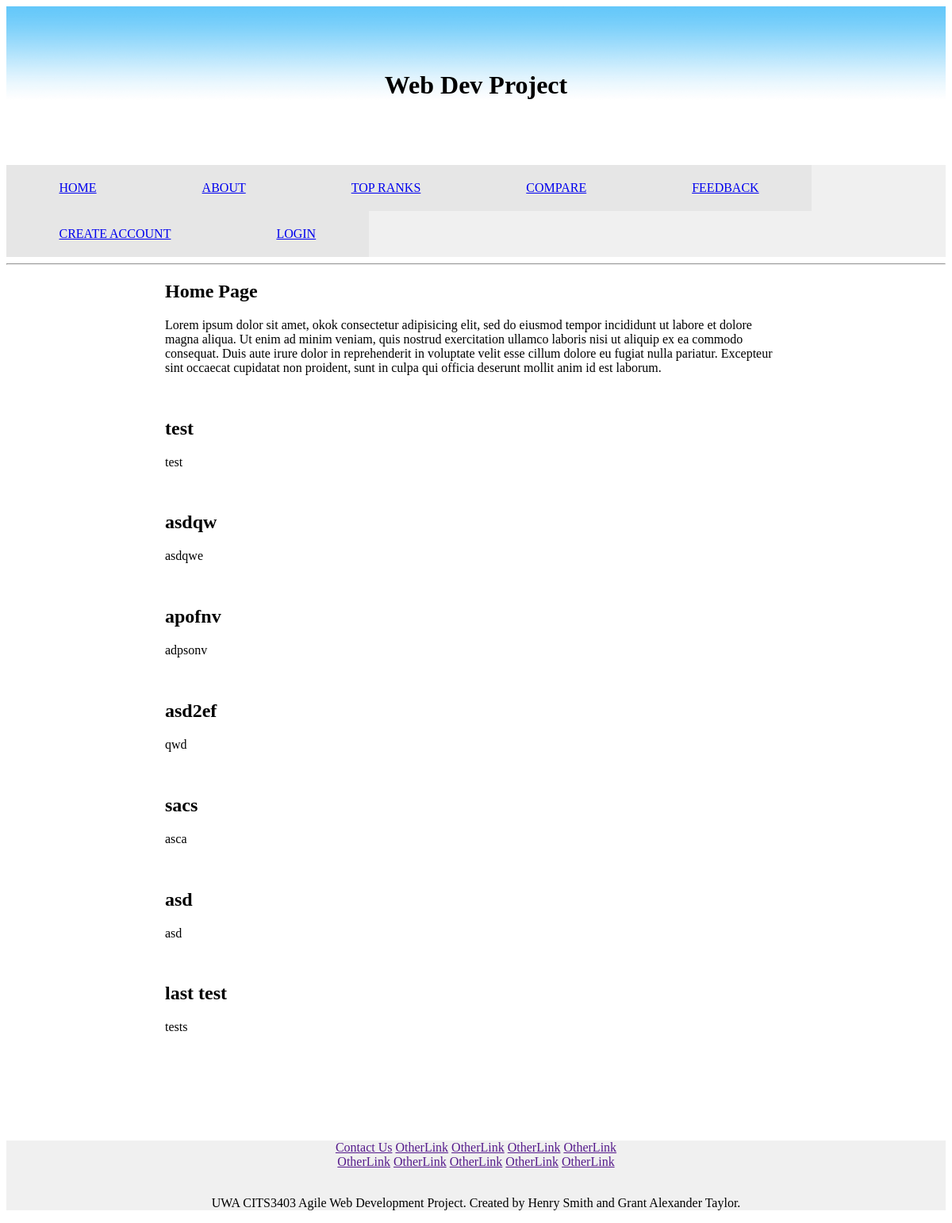
Page /home on the earlier database version.
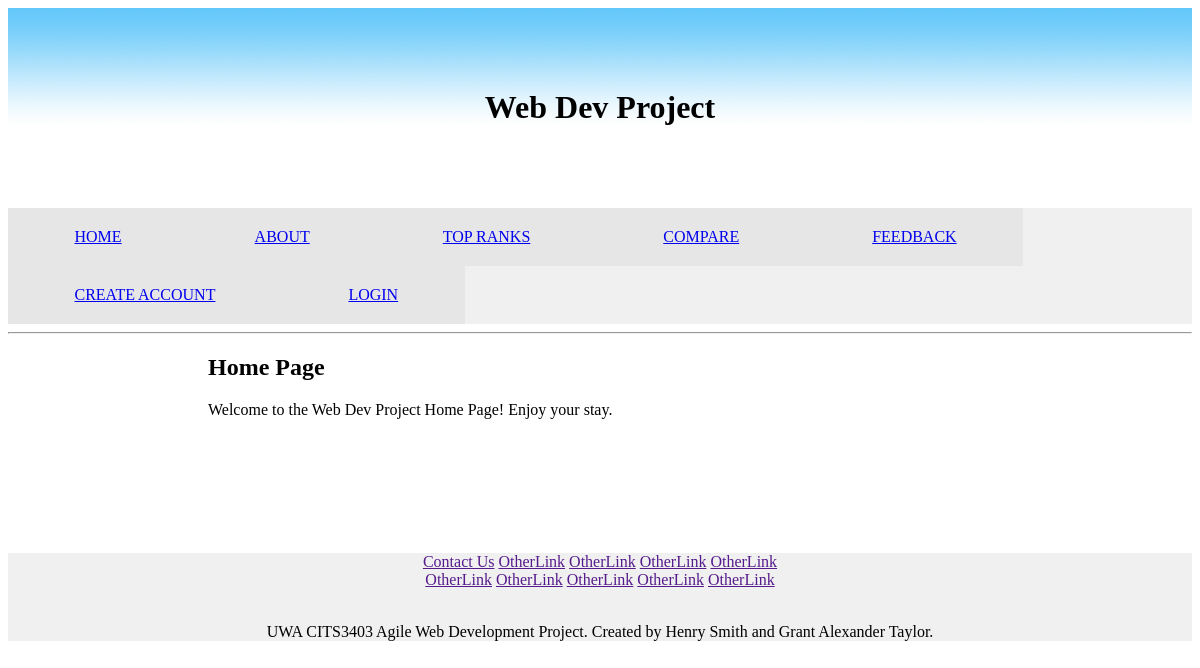
Same page on the later database version.
### app/models.py (models this page shows, shortened)
class Home(db.Model):
    key = db.Column(db.Integer, primary_key=True)
    title = db.Column(db.String())
    heading = db.Column(db.String())
    text = db.Column(db.Text)

### app/routes.py (the view)
@app.route("/")
@app.route("/home")
def home():
    sections = Home.query.all()
    return render_template('home.html', sections=sections)

### app/templates/home.html (shortened to what this page needs)
{% extends "layout.html" %}
{% block content %}
	{% for section in sections %}
	<h2>{{ section.title }}</h2>
	<p>{{ section.text }}</p>
	<br>
	{% endfor %}
{% endblock content %}

### app/templates/layout.html (shortened to what this page needs)
<!DOCTYPE html>
<html>
<head>
	<link rel="stylesheet" type="text/css" href="{{ url_for('static', filename='styles/main.css') }}">
</head>
<body class='template'>
	<header class="template">
		{% if title %}
		<h1>Web Dev Project - {{title}}</h1>
		{% else %}
		<h1>Web Dev Project</h1>
		{% endif %}
	</header>
	<nav class="template">
		<a href="{{ url_for('home') }}">HOME</a>
		<a href="{{ url_for('about') }}">ABOUT</a>
		<a href="{{ url_for('topRanks') }}">TOP RANKS</a>
		<a href="{{ url_for('compare') }}">COMPARE</a>
		<a href="{{ url_for('feedback') }}">FEEDBACK</a>
		{% if current_user.is_anonymous %}
		<a href="{{ url_for('create_account') }}">CREATE ACCOUNT</a>
		<a href="{{ url_for('login') }}">LOGIN</a>
		{% else %}
		<a href="{{ url_for('account') }}">ACCOUNT</a>
		<a href="{{ url_for('logout') }}">LOG OUT</a>
		{% endif %}
	</nav>
	<hr>
	<section class='template'>
		{% block content %} {% endblock content %}
	</section>
	<footer class="template">
		<div>
			<a href="">Contact Us</a>
			<a href="">OtherLink</a>
			<a href="">OtherLink</a>
			<a href="">OtherLink</a>
			<a href="">OtherLink</a>
		</div>
		<div>
			<a href="">OtherLink</a>
			<a href="">OtherLink</a>
			<a href="">OtherLink</a>
			<a href="">OtherLink</a>
			<a href="">OtherLink</a>
		</div>
		<br>
		<p>
			UWA CITS3403 Agile Web Development Project. Created by Henry Smith and Grant Alexander Taylor.
		</p>
	</footer>
</body>

### app/static/styles/main.css (style rules this page uses)
body.template { font-style: sans-serif; }
header.template { text-align: center; padding: 60px; background-size: contain; background-color: red; background-image: url(../img/gradient.jpg); }
nav.template { position: -webkit-sticky; position: sticky; top:0; overflow: auto; width:100%; min-width: 600px; background-color:rgb(240,240,240); }
nav.template a { vertical-align: middle; float:left; padding:20px 66.5px; background-color:rgb(230,230,230); }
section.template { margin-left:200px; margin-right: 200px; margin-bottom: 100px }
footer.template { text-align: center; width: 100%; min-width: 100px; background-color: rgb(240,240,240); }

Differences in the rows shown:
removed Home: title "test", text "test"
removed Home: title "asdqw", text "asdqwe"
removed Home: title "apofnv", text "adpsonv"
removed Home: title "asd2ef", text "qwd"
removed Home: title "sacs", text "asca"
removed Home: title "asd", text "asd"
removed Home: title "last test", text "tests"
changed Home "Home Page": text "Lorem ipsum dolor sit amet, okok consectetur adipisicing elit, sed do eiusmod tempor incididunt ut labore et dolore magna aliqua. Ut enim ad minim veniam, quis nostrud exercitation ullamco laboris nisi ut aliquip ex ea commodo consequat. Duis aute irure dolor in reprehenderit in voluptate velit esse cillum dolore eu fugiat nulla pariatur. Excepteur sint occaecat cupidatat non proident, sunt in culpa qui officia deserunt mollit anim id est laborum." → "Welcome to the Web Dev Project Home Page! Enjoy your stay."
